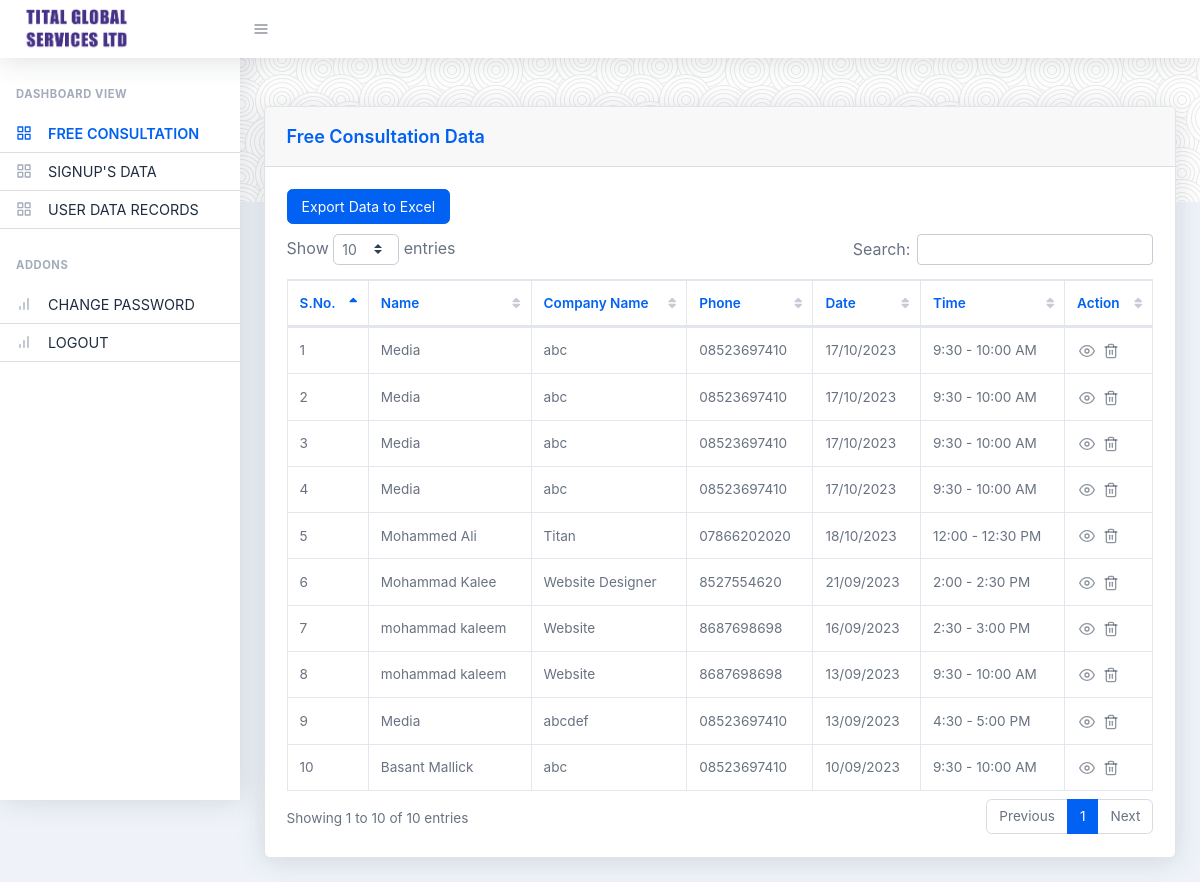
The app's page /admin/dashboard.php (signed in) with its own data.
### tables this page shows
CREATE TABLE `book_time` (
  `bid` int(11) NOT NULL,
  `booking_time` varchar(60) NOT NULL,
  `book_time` varchar(120) NOT NULL,
  `book_date` varchar(120) NOT NULL,
  `status` varchar(25) NOT NULL,
  `book_id` varchar(25) NOT NULL,
  `crdate` timestamp NOT NULL DEFAULT current_timestamp()
);

CREATE TABLE `book` (
  `id` int(11) NOT NULL,
  `name` varchar(120) NOT NULL,
  `comp_name` varchar(120) NOT NULL,
  `email` varchar(120) NOT NULL,
  `phone` varchar(20) NOT NULL,
  `website` varchar(120) NOT NULL,
  `bdate` varchar(50) NOT NULL,
  `btime` varchar(20) NOT NULL,
  `remarks` text NOT NULL,
  `rdate` varchar(50) NOT NULL
);

### admin/dashboard.php (the view, shortened to what this page needs)
<?php
require('../include/config.php');
include 'include/header.php';
?>
            <div id="layoutSidenav_content">
                <main>
                    <header class="page-header page-header-dark bg-gradient-primary-to-secondary pb-10">
                        <div class="container">
                            <div class="page-header-content pt-4">
                            </div>
                        </div>
                    </header>
                    <div class="container mt-n10">
                            <div class="card mb-4">
                            <div class="card-header">Free Consultation Data</div>
                            <div class="card-body">
                                <button class="btn btn-primary bottom-10" onclick="ExportToExcel('xlsx')">Export Data to Excel</button>
                                <div class="datatable">
                                    <table class="table table-bordered table-hover" id="dataTable" width="100%" cellspacing="0">
                                        <thead>
                                            <tr>
                                                <th>S.No.</th>
                                                <th>Name</th>
                                                <th>Company Name</th>
                                                <th>Phone</th>
                                                <th>Date</th>
                                                <th>Time</th>
                                                <th>Action</th>
                                            </tr>
                                        </thead>
                                        <tbody>
                                        <?php
                                                    $sql = "SELECT * FROM book INNER JOIN book_time ON book.btime = book_time.bid ORDER BY book.id DESC";
                                                    $result = $conn->query($sql);
                                                    $k=1;
                                                    if ($result->num_rows > 0) {
                                                        while($row = $result->fetch_assoc()) {
                                                        ?>
                                                            <tr>
                                                                <td><?php echo $k++;?></td>
                                                                <td><?php echo $row['name'];?></td>
                                                                <td><?php echo $row['comp_name'];?></td>
                                                                <td><?php echo $row['phone'];?></td>
                                                                <td><?php echo date("d/m/Y", strtotime($row['bdate']));?></td>
                                                                <td><?php echo $row['booking_time'];?></td>
                                                                <td>
                                                                    <a href="free-consultation-data.php?id=<?php echo $row['id'];?>"><button class="btn btn-datatable btn-icon btn-transparent-dark"><i data-feather="eye"></i></button></a>
                                                                    <a href="?id=<?php echo $row['id'];?>"><button class="btn btn-datatable btn-icon btn-transparent-dark"><i data-feather="trash-2"></i></button></a>
                                                                </td>
                                                            </tr>
                                                        <?php
                                                     }
                                            }
                                                else
                                                {
                                                    echo "0 results";
                                                }
                                        ?>
                                        </tbody>
                                    </table>
                                </div>
                            </div>
                            </div>
                    </div>
                </main>
                <?php
include 'include/footer.php';
?>

### admin/dashboard.php (style rules this page uses)
.bottom-10 { margin-bottom:10px; font-size:14px; }

### records on screen
book_time: book.name "Media", book.comp_name "abc", book.phone "08523697410", book.bdate "17/10/2023", booking_time "9:30 - 10:00 AM", book.name "mohammad kaleem", book.comp_name "Website", book.phone "8687698698", book.bdate "13/09/2023", book.name "Basant Mallick", book.bdate "10/09/2023"
book_time: book.name "Mohammed Ali", book.comp_name "Titan", book.phone "07866202020", book.bdate "18/10/2023", booking_time "12:00 - 12:30 PM"
book_time: book.name "Mohammad Kalee", book.comp_name "Website Designer", book.phone "8527554620", book.bdate "21/09/2023", booking_time "2:00 - 2:30 PM"
book_time: book.name "mohammad kaleem", book.comp_name "Website", book.phone "8687698698", book.bdate "16/09/2023", booking_time "2:30 - 3:00 PM"
book_time: book.name "Media", book.comp_name "abcdef", book.phone "08523697410", book.bdate "13/09/2023", booking_time "4:30 - 5:00 PM"
